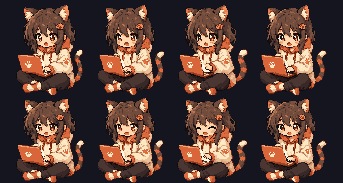
#> input picture mock/mascot/neko-anim/neko-sheet8-snap.png, 343 x 183 px
$ python slice.py
#> lines starting #> are read from the running program, lines starting #| are printed output that depends on the picture; after the words box and inside, x2 and y2 are one past the last pixel; in counts of white or black regions, pixels touching at a corner belong together
#!/usr/bin/env python3
"""neko 8コマシートを 8フレームに分割する。
- 背景は縁からのフラッドフィルで透過キーイング（内部の同色は残す）
- 列/行の投影でセル境界を自動検出（等分割に頼らない）
- 各フレームは共通サイズ・下辺中央そろえ（座り姿勢の土台を固定し頭/手だけ動かす）
出力: <OUT>/frame_0..N.png（透過・ドット原寸）
"""
import sys, os
from collections import deque
from PIL import Image
import numpy as np

SRC = sys.argv[1] if len(sys.argv) > 1 else "neko-sheet8-snap.png"
OUT = sys.argv[2] if len(sys.argv) > 2 else "frames"
COLS = int(sys.argv[3]) if len(sys.argv) > 3 else 4
ROWS = int(sys.argv[4]) if len(sys.argv) > 4 else 2
os.makedirs(OUT, exist_ok=True)

im = Image.open(SRC).convert("RGB")
arr = np.array(im)
H, W = arr.shape[:2]
#> H = 183; W = 343
bg = arr[0, 0].astype(int)
#> bg = [21, 21, 31]


def border_bg_mask(a, bg, thresh=48):
#> called with bg = array of shape (3,), thresh = 48
    h, w = a.shape[:2]
#> h = 183; w = 343
    close = (np.abs(a.astype(int) - bg).sum(2) < thresh)
#> close: shape (183, 343) bool; 54.1% white; 15 black regions (7 under 20 px), largest, box (x1, y1, x2, y2) and area: (17, 5, 83, 95) 3819, (179, 5, 248, 95) 3749, (98, 5, 164, 95) 3651
    mask = np.zeros((h, w), bool)
    dq = deque()
    for x in range(w):
        for y in (0, h - 1):
            if close[y, x] and not mask[y, x]:
                mask[y, x] = True
                dq.append((y, x))
#> mask: shape (183, 343) bool; 1.1% white in thin lines or dots
    for y in range(h):
        for x in (0, w - 1):
            if close[y, x] and not mask[y, x]:
                mask[y, x] = True
                dq.append((y, x))
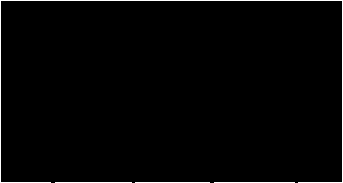
#> mask: shape (183, 343) bool; 1.6% white in thin lines or dots
    while dq:
        y, x = dq.popleft()
        for dy, dx in ((1, 0), (-1, 0), (0, 1), (0, -1)):
            ny, nx = y + dy, x + dx
            if 0 <= ny < h and 0 <= nx < w and close[ny, nx] and not mask[ny, nx]:
                mask[ny, nx] = True
                dq.append((ny, nx))
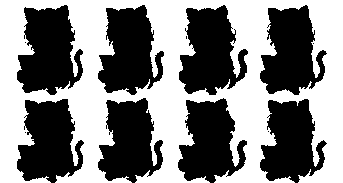
#> mask: shape (183, 343) bool; 50.6% white; 13 black regions (5 under 20 px), largest, box (x1, y1, x2, y2) and area: (17, 5, 83, 95) 4120, (179, 5, 248, 95) 4031, (260, 5, 327, 95) 3921
    return mask


content = ~border_bg_mask(arr, bg)


def bands(has, n):
#> called with has = array of shape (343,), n = 4
    segs, s = [], None
    for i, v in enumerate(has):
        if v and s is None:
            s = i
        if not v and s is not None:
            segs.append((s, i)); s = None
#> this loop made 343 passes
#> v on passes 1 to 12: False, False, False, False, False, False, False, False, False, False, False, False
#> after the loop, segs = [(17, 84), (98, 164), (178, 248), (260, 327)]
    if s is not None:
        segs.append((s, len(has)))
    segs.sort(key=lambda t: -(t[1] - t[0]))
    return sorted(segs[:n])


col_bands = bands(content.any(axis=0), COLS)
#> col_bands = [(17, 84), (98, 164), (178, 248), (260, 327)]
row_bands = bands(content.any(axis=1), ROWS)
#> the loop in bands (call 2), `for i, v in enumerate(has):` made 183 passes
#> v on pass 6: True
#> row_bands = [(5, 95), (98, 183)]
print("col_bands", col_bands)
#| col_bands [(17, 84), (98, 164), (178, 248), (260, 327)]
print("row_bands", row_bands)
#| row_bands [(5, 95), (98, 183)]

cells = []
for (ry0, ry1) in row_bands:
    for (cx0, cx1) in col_bands:
        sub = content[ry0:ry1, cx0:cx1]
        ys, xs = np.where(sub)
        if len(xs) == 0:
            cells.append(None); continue
        cells.append((cx0 + xs.min(), ry0 + ys.min(), cx0 + xs.max() + 1, ry0 + ys.max() + 1))
#> this loop made 2 passes
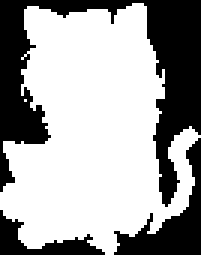
#> sub: shape (85, 67) bool (shown 3 times larger); 64.4% white; 3 black regions, box (x1, y1, x2, y2) and area: (0, 0, 67, 69) 1462, (38, 46, 67, 85) 380, (0, 70, 35, 85) 188
#> after the loop, cells = [(17, 5, 83, 95), (98, 5, 164, 95), (179, 5, 248, 95), (260, 5, 327, 95), (17, 99, 84, 183), (98, 98, 163, 183), (178, 98, 247, 183), (260, 99, 327, 183)]

ws = [c[2] - c[0] for c in cells if c]
#> ws = [66, 66, 69, 67, 67, 65, 69, 67]
hs = [c[3] - c[1] for c in cells if c]
#> hs = [90, 90, 90, 90, 84, 85, 85, 84]
FW, FH = max(ws) + 4, max(hs) + 4
#> FW = 73; FH = 94
print("frame size", FW, "x", FH, "count", len([c for c in cells if c]))
#| frame size 73 x 94 count 8

rgba = np.dstack([arr, np.where(content, 255, 0).astype(np.uint8)])
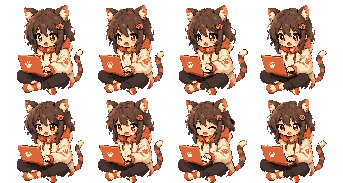
#> rgba: shape (183, 343, 4); mean R, G, B, A 86.1, 61.6, 54.6, 126; transparent parts drawn white
for i, c in enumerate(cells):
    frame = Image.new("RGBA", (FW, FH), (0, 0, 0, 0))
    if c:
        x0, y0, x1, y1 = c
        crop = Image.fromarray(rgba[y0:y1, x0:x1], "RGBA")
        cw, ch = x1 - x0, y1 - y0
        frame.paste(crop, ((FW - cw) // 2, FH - ch - 2), crop)  # 下辺中央そろえ
    frame.save(f"{OUT}/frame_{i}.png")
#> this loop made 8 passes
#> (x0, y0, x1, y1, cw, ch) on passes 1 to 8: (17, 5, 83, 95, 66, 90), (98, 5, 164, 95, 66, 90), (179, 5, 248, 95, 69, 90), (260, 5, 327, 95, 67, 90), (17, 99, 84, 183, 67, 84), (98, 98, 163, 183, 65, 85), (178, 98, 247, 183, 69, 85), (260, 99, 327, 183, 67, 84)
#> pass 1, `crop = Image.fromarray(rgba[y0:y1, x0:x1], "RGBA")`:
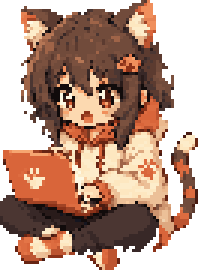
#> crop: PIL image 66x90 RGBA (shown 3 times larger); mean R, G, B, A 111.6, 77.7, 64, 176.9; transparent parts drawn white
#> pass 1, `frame.save(f"{OUT}/frame_{i}.png")`:
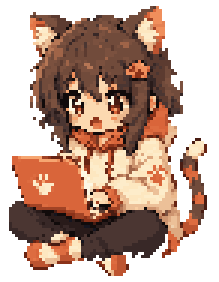
#> saved as frame_0.png: PIL image 73x94 RGBA (shown 3 times larger); mean R, G, B, A 90.9, 61.8, 47.5, 153.1; transparent parts drawn white
#> after the loop:
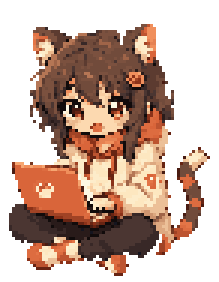
#> frame: PIL image 73x94 RGBA (shown 3 times larger); mean R, G, B, A 81.8, 55.4, 42.4, 136.2; transparent parts drawn white
print("saved", len(cells), "frames to", OUT)
#| saved 8 frames to frames
